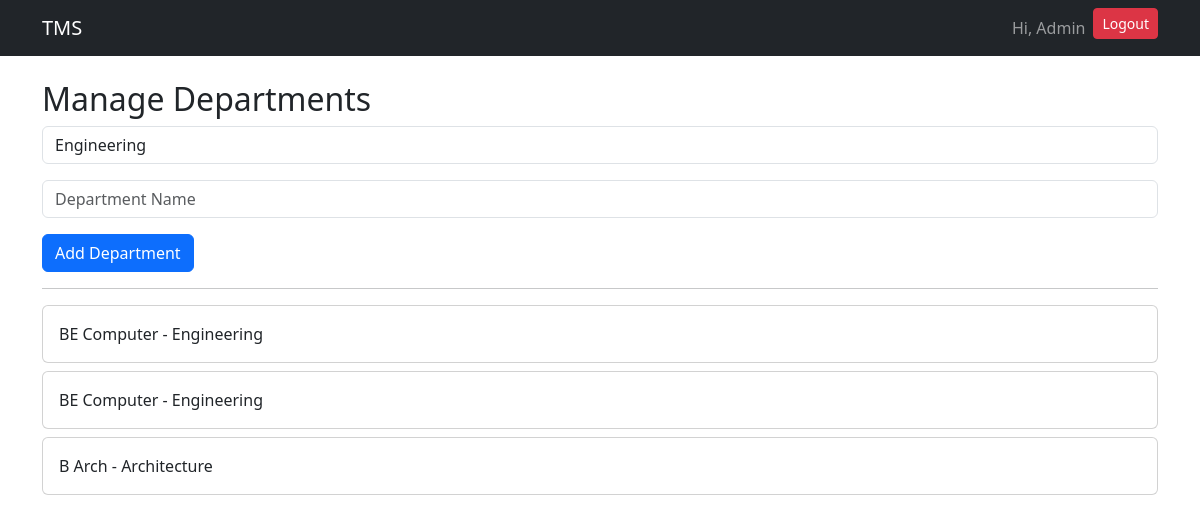
The app's page /admin-panel/manage-department/ (signed in), older data.
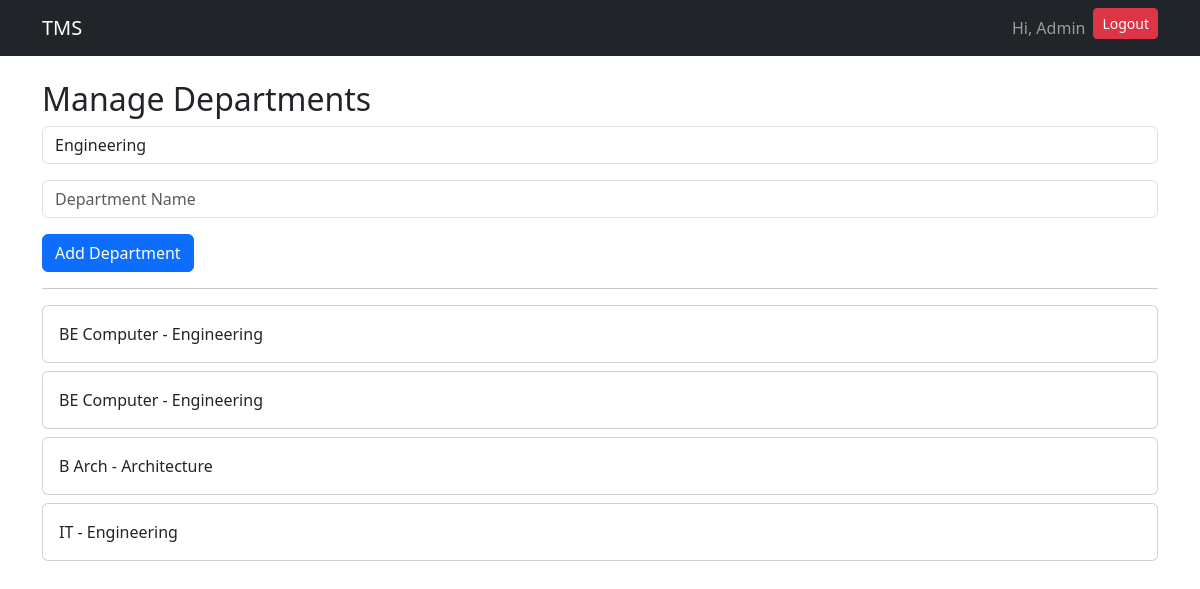
The same page, newer data.
### academics/models.py (models this page shows, shortened)
class Department(models.Model):
    faculty = models.ForeignKey(Faculty, on_delete=models.CASCADE)
    name = models.CharField(max_length=50)

class Faculty(models.Model):
    name = models.CharField(max_length=100, unique=True)

### users/views.py (the view, shortened to what this page needs)
# urls.py: path('admin-panel/manage-department/', manage_department,name='manage_department'),
@user_passes_test(admin_required)
def manage_department(request):
    faculties = Faculty.objects.all()
    departments = Department.objects.all()
    context = {
        'faculties': faculties,
        'departments': departments
    }
    return render(
        request,
        'admin_panel/manage_departments.html',
        context
    )

### users/views.py (called while the page is built)
def admin_required(user):
    return user.is_superuser

### users/templates/admin_panel/manage_departments.html (shortened to what this page needs)
{% extends "base.html" %}
{% block start %}
<h2>Manage Departments</h2>
<form method="post">
    <select name="faculty"
            class="form-control">
        {% for faculty in faculties %}
        <option value="{{faculty.id}}">
            {{faculty.name}}
        </option>
        {% endfor %}
    </select>
    <input type="text"
           name="name"
           class="form-control mt-3"
           placeholder="Department Name">
    <button class="btn btn-primary mt-3">
        Add Department
    </button>
</form>
<hr>
{% for department in departments %}
<div class="card p-3 mt-2">
    {{ department.name }}
    -
    {{ department.faculty.name }}
</div>
{% endfor %}
{% endblock %}

Row changes from the older to the newer data that the page shows:
added Department: name "IT", faculty.name "Engineering"
